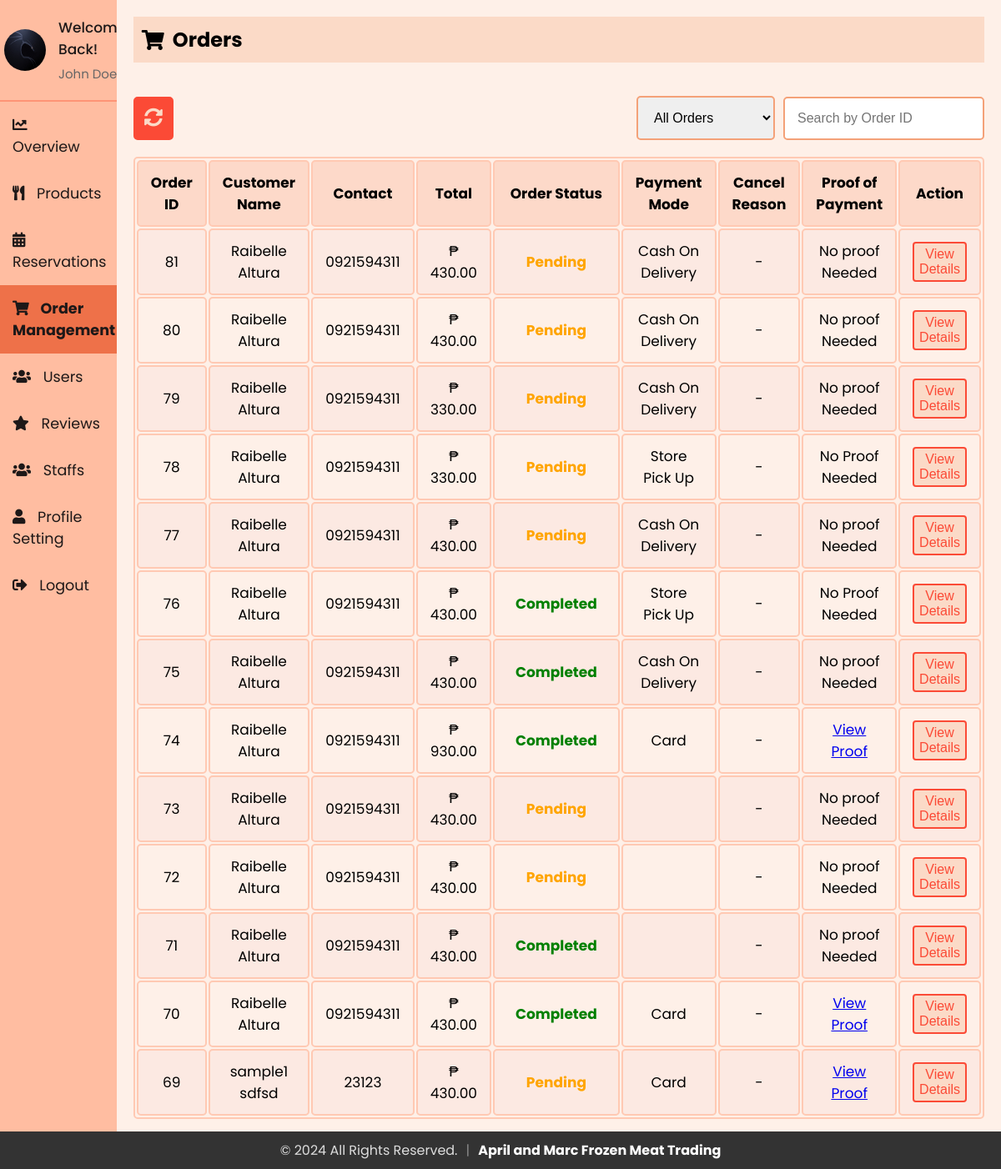
Page /admin/admin_orders.php (signed in) on the committed database.
### tables this page shows
CREATE TABLE `staff` (
  `id` int(11) NOT NULL,
  `firstName` varchar(50) NOT NULL,
  `lastName` varchar(50) NOT NULL,
  `email` varchar(100) NOT NULL,
  `contact` varchar(15) DEFAULT NULL,
  `role` enum('superadmin','admin','delivery boy','waiter') NOT NULL,
  `password` varchar(255) NOT NULL,
  `createdAt` timestamp NOT NULL DEFAULT current_timestamp(),
  `updatedAt` timestamp NOT NULL DEFAULT current_timestamp() ON UPDATE current_timestamp(),
  `profile_image` varchar(255) NOT NULL DEFAULT 'default.jpg'
);

CREATE TABLE `orders` (
  `order_id` int(11) NOT NULL,
  `email` varchar(255) NOT NULL,
  `firstName` varchar(255) NOT NULL,
  `lastName` varchar(255) NOT NULL,
  `phone` varchar(10) NOT NULL,
  `address` varchar(200) NOT NULL,
  `pmode` enum('Cash On Delivery','Card','Store Pick Up','') NOT NULL DEFAULT 'Cash On Delivery',
  `payment_status` enum('Pending','Successful','Rejected','') NOT NULL DEFAULT 'Pending',
  `sub_total` decimal(10,2) NOT NULL,
  `grand_total` decimal(10,2) NOT NULL,
  `order_date` timestamp NOT NULL DEFAULT current_timestamp(),
  `order_status` enum('Pending','Completed','Cancelled','Processing','On the way') NOT NULL DEFAULT 'Pending',
  `cancel_reason` varchar(255) DEFAULT NULL,
  `province` varchar(255) NOT NULL,
  `proof_of_payment` varchar(255) DEFAULT NULL
);

### admin/sidebar.php (called while the page is built, shortened)
<?php
include 'db_connection.php';
$admin_email = isset($_SESSION['email']) ? $_SESSION['email'] : '';
function getAdminInfo($email)
{
  global $conn;
  $stmt = $conn->prepare("SELECT firstName, lastName, email, profile_image FROM staff WHERE email = ?");
  $stmt->bind_param("s", $email);
  $stmt->execute();
  $stmt->bind_result($firstName, $lastName, $email,  $profile_image);
  return [
    'firstName' => $firstName ?: '',
    'lastName' => $lastName ?: '',
    'email' => $email ?: '',
    'profile_image' => $profile_image ?: 'default.jpg'
  ];
}
$admin_info = getAdminInfo($admin_email);
?>

### admin/admin_orders.php (the view, shortened to what this page needs)
<?php
include 'db_connection.php';
$query = "SELECT order_id, order_date, firstName, lastName, phone, grand_total, order_status, pmode, cancel_reason, proof_of_payment FROM orders";
$query .= " ORDER BY order_id DESC";
$result = $conn->query($query);
?>
<?php include 'sidebar.php'; ?>
<!DOCTYPE html>
<html lang="en">
<head>
    <link rel="stylesheet" href="https://cdnjs.cloudflare.com/ajax/libs/font-awesome/5.15.3/css/all.min.css">
    <link rel="stylesheet" href="sidebar.css">
    <link rel="stylesheet" href="admin_orders.css">
</head>
<body>
    <div class="sidebar">
        <div class="profile-section">
            <img src="../uploads/<?php echo htmlspecialchars($admin_info['profile_image']); ?>" alt="Profile Picture">
            <div class="info">
                <h3>Welcome Back!</h3>
                <p><?php echo htmlspecialchars($admin_info['firstName']) . ' ' . htmlspecialchars($admin_info['lastName']); ?></p>
            </div>
        </div>
        <ul>
            <li><a href="index.php"><i class="fas fa-chart-line"></i> Overview</a></li>
            <li><a href="admin_menu.php"><i class="fas fa-utensils"></i> Products</a></li>
            <li><a href="reservations.php"><i class="fas fa-calendar-alt"></i> Reservations</a></li>
            <li><a href="admin_orders.php" class="active"><i class="fas fa-shopping-cart"></i> Order Management</a></li>
            <li><a href="users.php"><i class="fas fa-users"></i> Users</a></li>
            <li><a href="reviews.php"><i class="fas fa-star"></i> Reviews</a></li>
            <li><a href="staffs.php"><i class="fas fa-users"></i> Staffs</a></li>
            <li><a href="profile.php"><i class="fas fa-user"></i> Profile Setting</a></li>
            <li><a href="logout.php"><i class="fas fa-sign-out-alt"></i> Logout</a></li>
        </ul>
    </div>
    <div class="content">
        <div class="header">
            <h2><i class="fas fa-shopping-cart"></i> Orders</h2>
        </div>
        <div class="actions">
            <div>
                <button id="refreshButton" onclick="refreshPage()" title="Refresh">
                    <i class="fas fa-sync-alt"></i>
                </button>
            </div>
            <div class="filter-orders">
                <select id="statusFilter" name="statusFilter" onchange="filterByStatus()">
                    <option value="">All Orders</option>
                </select>
                <input type="text" id="searchOrderId" placeholder="Search by Order ID" oninput="searchByOrderId()">
            </div>
        </div>
        <table>
    <tr>
        <th>Order ID</th>
        <th>Customer Name</th>
        <th>Contact</th>
        <th>Total</th>
        <th>Order Status</th>
        <th>Payment Mode</th>
        <th>Cancel Reason</th>
        <th>Proof of Payment</th>
        <th>Action</th>
    </tr>
    <?php
    if ($result && $result->num_rows > 0) {
        while ($row = $result->fetch_assoc()) {
            $statusClass = '';
            switch ($row['order_status']) {
                case 'Pending':
                    $statusClass = 'status-pending';
                    break;
                case 'Completed':
                    $statusClass = 'status-completed';
                    break;
            }
            echo "<tr>
                    <td>{$row['order_id']}</td>
                    <td>" . htmlspecialchars($row['firstName'] . " " . $row['lastName']) . "</td>
                    <td>" . htmlspecialchars($row['phone']) . "</td>
                    <td>₱ " . number_format($row['grand_total'], 2) . "</td>
                    <td><span class='status $statusClass'>" . htmlspecialchars($row['order_status']) . "</span></td>
                    <td>" . htmlspecialchars($row['pmode']) . "</td>
                    <td>" . ($row['order_status'] == 'Cancelled' ? htmlspecialchars($row['cancel_reason']) : '-') . "</td>
                    <td>";
            if ($row['pmode'] == 'Store Pick Up' || $row['pmode'] == 'Cash on Delivery') {
                echo "No Proof Needed";
            } elseif (!empty($row['proof_of_payment'])) {
                echo "<a href='../uploads/" . htmlspecialchars($row['proof_of_payment']) . "' target='_blank'>View Proof</a>";
            } else {
                echo "No proof Needed";
            }
            echo "</td>
                    <td><button id='viewbtn' onclick=\"viewDetails({$row['order_id']})\">View Details</button></td>
                </tr>";
        }
    } else {
        echo "<tr><td colspan='9' style='text-align: center;'>No Orders Found</td></tr>";
    }
    ?>
</table>
    </div>
</body>
</html>

### admin/sidebar.css (style rules this page uses)
* { margin: 0; padding: 0; box-sizing: border-box; }
body { background: #fef0e8; font-family: "Poppins", sans-serif; display: flex; flex-direction: row; margin: 0; }
.sidebar { width: 250px; background-color: #ffbda1; color: #1d1818; overflow: auto; position: relative; min-height: 100vh; font-size: 1.1rem }
.sidebar ul li a { display: block; padding: 15px; text-decoration: none; color: #1d1818; transition: background-color 0.3s; }
.sidebar ul li a.active { background-color:#ee7149; font-weight: bold; }
.sidebar ul li a i { margin-right: 10px; }
.sidebar ul { list-style-type: none; padding: 0; }
.content { flex: 1; padding: 20px; }
.header { padding: 10px; background-color: #fbdac7; margin-bottom: 20px; display: flex; align-items: center; }
.header h2 { display: flex; align-items: center; }
.header h2 i { margin-right: 10px; }
.profile-section { padding: 20px 5px 20px 5px; display: flex; align-items: center; border-bottom: 2px solid rgba(253, 108, 77, 0.5); }
.profile-section img { width: 50px; height: 50px; border-radius: 50%; margin-right: 15px; }
.profile-section .info { flex-grow: 1; }
.profile-section .info h3 { margin: 0; font-size: 17px; font-weight: 500; }
.profile-section .info p { margin: 5px 0 0; font-size: 15px; color: #666; }
.sidebar ul li a.active { font-weight: bold; }

### admin/admin_orders.css (style rules this page uses)
* { padding: 0; margin: 0; }
body { background: #fef0e8; font-family: "Poppins", sans-serif; margin: 0; }
.actions { display: flex; align-items: center; justify-content: space-between; margin-bottom: 20px; margin-top: 40px; }
.filter-orders { display: flex; align-items: center; justify-content: center; gap: 10px; }
.content { margin-bottom: 40px; }
.actions select, .actions input { padding: 15px; font-size: 1rem; border-radius: 5px; border: 2px solid #f4a178; cursor: pointer; outline: none; }
button { background-color: #fb4a36; color: white; border: 2px solid #fb4a36; padding: 13px 20px; cursor: pointer; border-radius: 5px; transition: all 0.3s ease; font-size: 1.2rem; }
.sidebar { width: 250px; background-color: #ffbda1; color: #1d1818; overflow: auto; position: relative; min-height: 100vh; }
.sidebar ul li a { display: block; padding: 15px; text-decoration: none; color: #1d1818; transition: background-color 0.3s; }
.sidebar ul li a.active { background-color:#ee7149; }
.status { padding: 5px 10px; border-radius: 5px; color: white; font-weight: 450; }
.status-pending { color: black; }
.status-completed { color: green; }
table { width: 100%; border: 2px solid #ffc9b3; border-radius: 5px; font-size: 17px; text-align: center; cursor: pointer; }
table th, table td { padding: 12px 15px; border: 2px solid #ffc9b3; border-radius: 5px; }
table th { background-color: #fdd9c9; }
table tr:nth-of-type(even) { background-color: #fce9e2; }
.header { padding: 10px; background-color: #fbdac7; margin-bottom: 20px; display: flex; align-items: center; }
#viewbtn { padding: 4px 6px 4px 6px; font-size: 16px; border-radius: 4px; background-color: #fbdac7; color: #fb4a36; border: 2px solid #fb4a36; font-weight: 450; cursor: pointer; outline: none; transition: all 0.3s ease; }
#refreshButton { color: #fbdac7; background-color: #fb4a36; border: 2px solid #fb4a36; cursor: pointer; padding: 11px; font-size: 1.4rem; border-radius: 5px; transition: all 0.3s ease; }

### admin/admin_orders.php (style rules this page uses)
.content { margin-bottom: 40px; }
.status { font-weight: bold; }
.status-pending { color: orange; }
.status-completed { color: green; }

### rows in the picture
staff: profile_image (picture), firstName "John", lastName "Doe"
orders: order_id "81", firstName+lastName "Raibelle Altura", phone "0921594311", grand_total "430.00", order_status "Pending", pmode "Cash On Delivery", shows "No proof Needed"
orders: order_id "80", firstName+lastName "Raibelle Altura", phone "0921594311", grand_total "430.00", order_status "Pending", pmode "Cash On Delivery", shows "No proof Needed"
orders: order_id "79", firstName+lastName "Raibelle Altura", phone "0921594311", grand_total "330.00", order_status "Pending", pmode "Cash On Delivery", shows "No proof Needed"
orders: order_id "78", firstName+lastName "Raibelle Altura", phone "0921594311", grand_total "330.00", order_status "Pending", pmode "Store Pick Up", shows "No Proof Needed"
orders: order_id "77", firstName+lastName "Raibelle Altura", phone "0921594311", grand_total "430.00", order_status "Pending", pmode "Cash On Delivery", shows "No proof Needed"
orders: order_id "76", firstName+lastName "Raibelle Altura", phone "0921594311", grand_total "430.00", order_status "Completed", pmode "Store Pick Up", shows "No Proof Needed"
orders: order_id "75", firstName+lastName "Raibelle Altura", phone "0921594311", grand_total "430.00", order_status "Completed", pmode "Cash On Delivery", shows "No proof Needed"
orders: order_id "74", firstName+lastName "Raibelle Altura", phone "0921594311", grand_total "930.00", order_status "Completed", pmode "Card"
orders: order_id "73", firstName+lastName "Raibelle Altura", phone "0921594311", grand_total "430.00", order_status "Pending", pmode "No proof Needed"
orders: order_id "72", firstName+lastName "Raibelle Altura", phone "0921594311", grand_total "430.00", order_status "Pending", pmode "No proof Needed"
orders: order_id "71", firstName+lastName "Raibelle Altura", phone "0921594311", grand_total "430.00", order_status "Completed", pmode "No proof Needed"
orders: order_id "70", firstName+lastName "Raibelle Altura", phone "0921594311", grand_total "430.00", order_status "Completed", pmode "Card"
orders: order_id "69", firstName+lastName "sample1 sdfsd", phone "23123", grand_total "430.00", order_status "Pending", pmode "Card"
